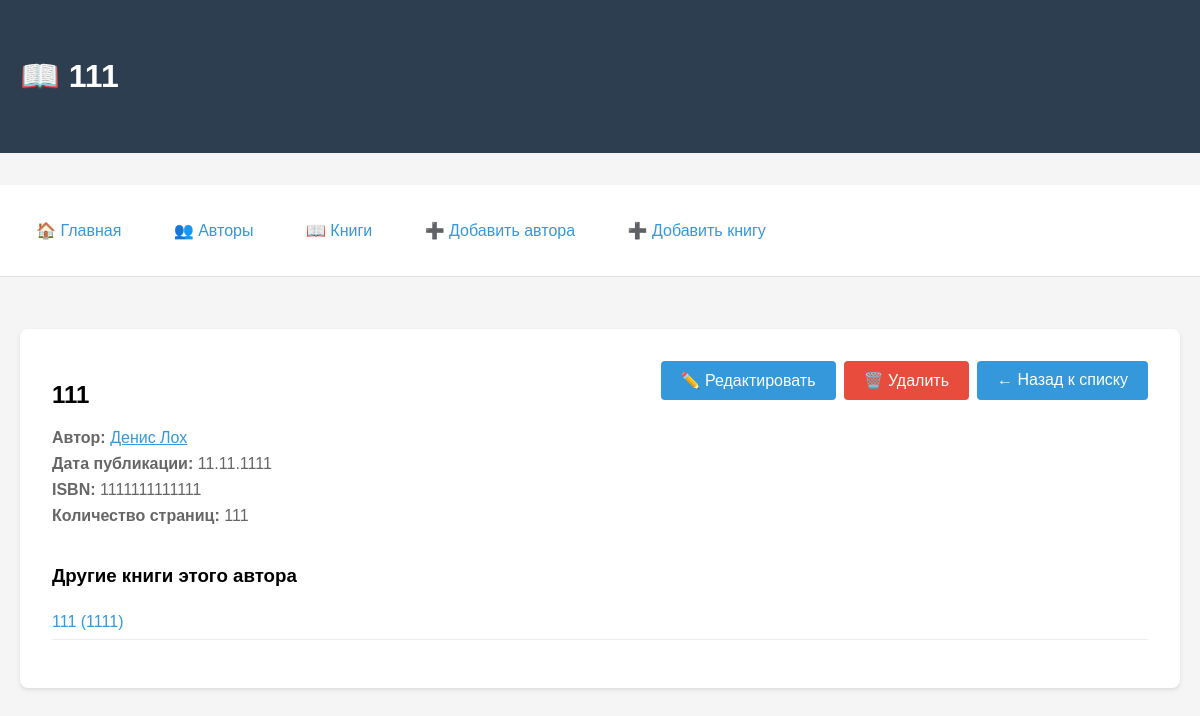
/books/2/, run on an earlier commit of the app's database.
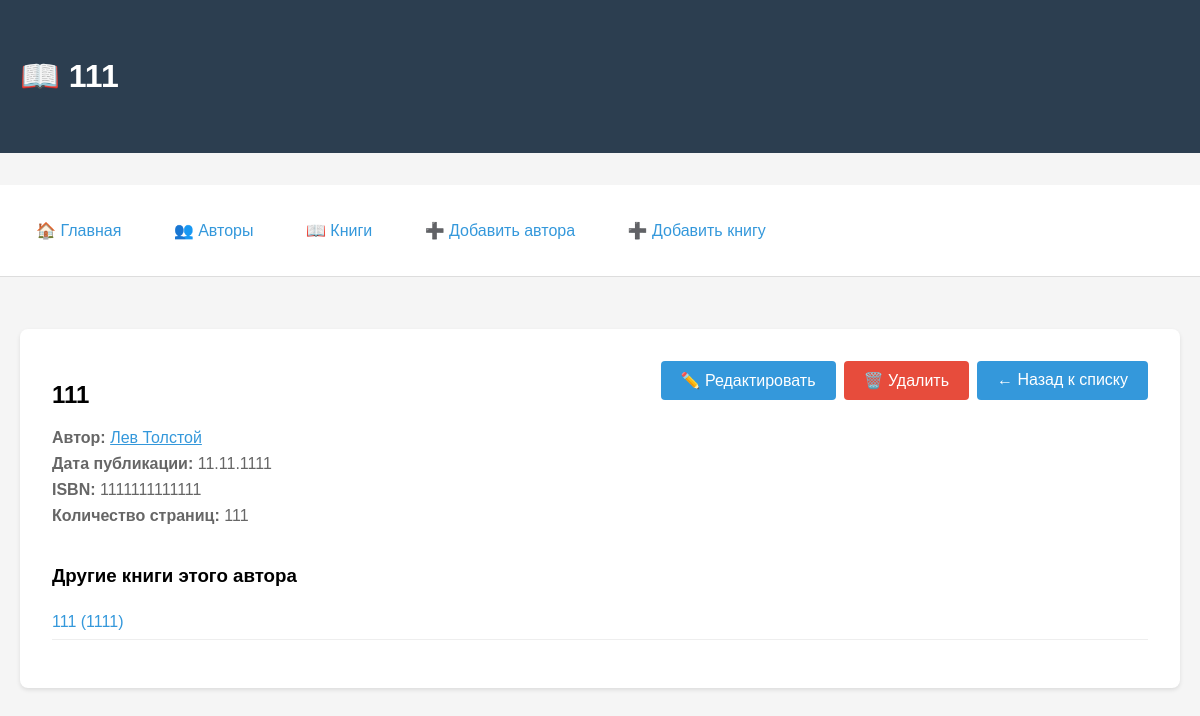
And on a later commit of the database.
### books/models.py (models this page shows, shortened)
class Book(models.Model):
    title = models.CharField(
        max_length=200,
        verbose_name='Название книги',
        help_text='Введите полное название книги'
    )
    author = models.ForeignKey(
        Author,                          # Связываем с моделью Author
        on_delete=models.CASCADE,        # Что делать при удалении автора
        related_name='books',            # Имя для обратной связи
        verbose_name='Автор книги',
        help_text='Выберите автора книги'
    )
    published_date = models.DateField(
        verbose_name='Дата публикации',
        help_text='Введите дату первой публикации книги'
    )
    isbn = models.CharField(
        max_length=13,                   # ISBN-13 состоит из 13 символов
        unique=True,                     # Уникальный идентификатор
        verbose_name='ISBN',
        help_text='Введите 13-значный ISBN код'
    )
    pages = models.IntegerField(
        verbose_name='Количество страниц',
        help_text='Введите общее количество страниц в книге'
    )
    class Meta:
        verbose_name = 'Книга'
        verbose_name_plural = 'Книги'
        ordering = ['title']  # Сортировка по названию

class Author(models.Model):
    name = models.CharField(
        max_length=100,
        verbose_name='Имя автора',
        help_text='Введите полное имя автора'
    )
    birth_date = models.DateField(
        null=True,                    # Может быть NULL в базе данных
        blank=True,                   # Поле может быть пустым в формах
        verbose_name='Дата рождения',
        help_text='Введите дату рождения автора'
    )
    bio = models.TextField(
        blank=True,                   # Поле может быть пустым
        verbose_name='Биография',
        help_text='Введите краткую биографию автора'
    )
    class Meta:
        verbose_name = 'Автор'
        verbose_name_plural = 'Авторы'
        ordering = ['name']  # Сортировка по умолчанию по имени»

### books/views.py (the view)
# urls.py: path('books/<int:pk>/', views.book_detail, name='book_detail'),
def book_detail(request, pk):
    book = get_object_or_404(Book, pk=pk)
    return render(request, 'books/book_detail.html', {
        'book': book
    })

### books/templates/books/book_detail.html (shortened to what this page needs)
{% extends 'books/base.html' %}
{% block header %}📖 {{ book.title }}{% endblock %}
{% block content %}
<div style="display: flex; justify-content: space-between; align-items: start; margin-bottom: 2rem;">
    <div>
        <h2>{{ book.title }}</h2>
        <p style="color: #666; margin: 0.5rem 0;">
            <strong>Автор:</strong>
            <a href="{% url 'books:author_detail' pk=book.author.pk %}" style="color: #3498db;">
                {{ book.author.name }}
            </a>
        </p>
        <p style="color: #666; margin: 0.5rem 0;">
            <strong>Дата публикации:</strong> {{ book.published_date|date:"d.m.Y" }}
        </p>
        <p style="color: #666; margin: 0.5rem 0;">
            <strong>ISBN:</strong> {{ book.isbn }}
        </p>
        <p style="color: #666; margin: 0.5rem 0;">
            <strong>Количество страниц:</strong> {{ book.pages }}
        </p>
    </div>
    <div style="display: flex; gap: 0.5rem;">
        <a href="{% url 'books:book_edit' pk=book.pk %}" class="btn">✏️ Редактировать</a>
        <a href="{% url 'books:book_delete' pk=book.pk %}" class="btn" style="background: #e74c3c;">🗑️ Удалить</a>
        <a href="{% url 'books:book_list' %}" class="btn">← Назад к списку</a>
    </div>
</div>
<div style="margin-top: 2rem;">
    <h3>Другие книги этого автора</h3>
    {% with other_books=book.author.books.exclude pk=book.pk %}
        {% if other_books %}
            <ul style="list-style: none; padding: 0;">
                {% for other_book in other_books %}
                <li style="padding: 0.5rem 0; border-bottom: 1px solid #eee;">
                    <a href="{% url 'books:book_detail' pk=other_book.pk %}" style="text-decoration: none; color: #3498db;">
                        {{ other_book.title }} ({{ other_book.published_date|date:"Y" }})
                    </a>
                </li>
                {% endfor %}
            </ul>
        {% else %}
            <p style="color: #666;">Других книг этого автора пока нет.</p>
        {% endif %}
    {% endwith %}
</div>
{% endblock %}

What changed in the data, as far as the page shows it:
changed through a linked row, Book: author.name "Денис Лох" → "Лев Толстой"
